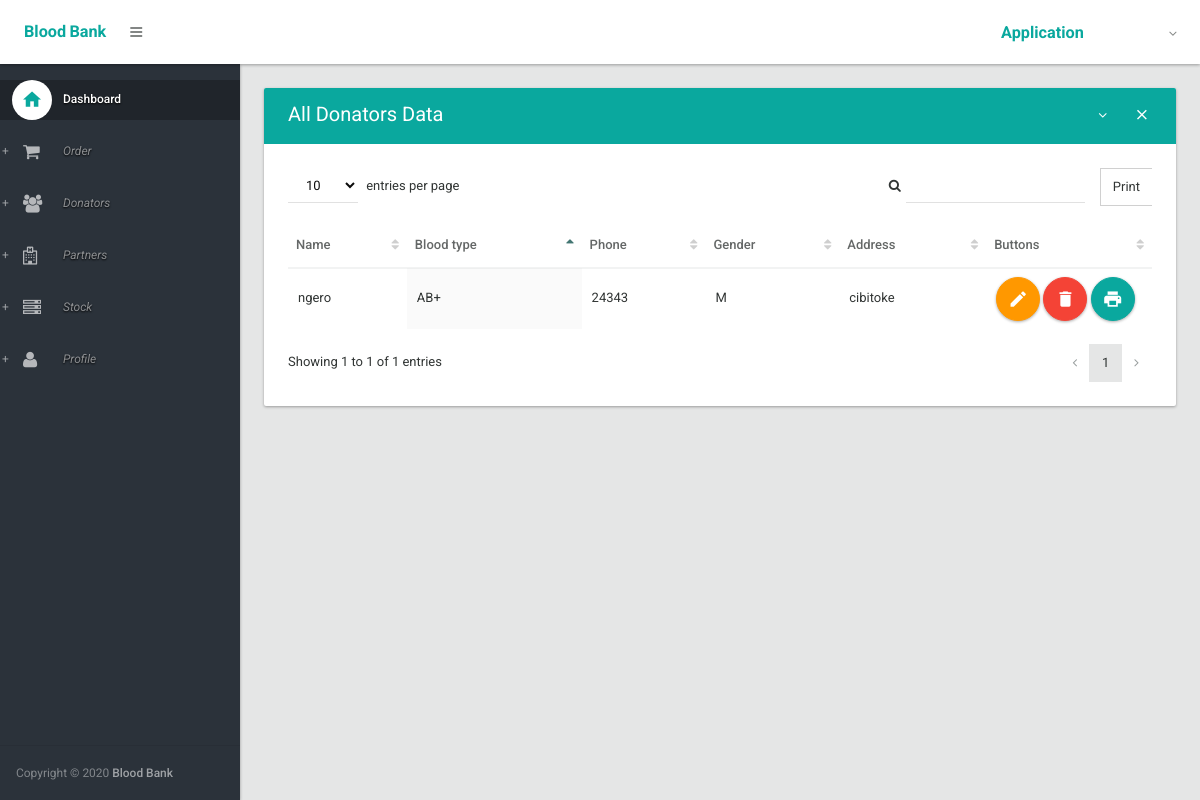
Screenshot of /donator_list/ with the database file from the repository.
### blood/models.py (models this page shows, shortened)
class Donors(models.Model):
    GENRE_CHOICES= [
    ('M', 'Male'),
    ('F', 'Female'),
    ]
    name = models.CharField(max_length=30)
    blood_type = models.ForeignKey(Blood, null=True, on_delete= models.SET_NULL)
    phone = models.CharField(max_length=30)
    gender = models.CharField(max_length=10, choices=GENRE_CHOICES)
    address = models.CharField(max_length=30)

class Blood(models.Model):
    name = models.CharField(max_length=30)
    def __str__(self):
        return self.name

### blood/views.py (the view)
# urls.py: path('donator_list/', DonorListView.as_view(), name='donor_list'),
class DonorListView(ListView):
    template_name = 'donor_list.html'
    model = Donors

### blood/templates/donor_list.html (shortened to what this page needs)
{% extends 'layout.html' %}
{% block body %}
<section>
    <div class="section-body">
        <div class="row">
            <div class="col-lg-12">
                <div class="card">
                    <div class="card-head style-primary">
                        <header>All Donators Data</header>
                        <div class="tools">
                            <a class="btn btn-icon-toggle btn-collapse"><i class="fa fa-angle-down"></i></a>
                            <a class="btn btn-icon-toggle btn-close"><i class="md md-close"></i></a>
                        </div>
                    </div>
                    <div class="card-body">
                        <div class="table-responsive">
                            <table id="datatable2" class="table order-column hover">
                                <thead>
                                    <tr>
                                        <th>Name</th>
                                        <th>Blood type</th>
                                        <th>Phone</th>
                                        <th>Gender</th>
                                        <th>Address</th>
                                        <th width="150px">Buttons</th>
                                    </tr>
                                </thead>
                                <tbody>
                                    {% for donator in object_list %}
                                        <tr class="gradeX">
                                            <td>{{ donator.name }}</td>
                                            <td>{{ donator.blood_type }}</td>
                                            <td>{{ donator.phone }}</td>
                                            <td>{{ donator.gender }}</td>
                                            <td>{{ donator.address }}</td>
                                            <td>
                                                <a href="{% url 'donor_update' donator.id %}" class="btn ink-reaction btn-floating-action btn-warning"><i class="md md-edit"></i> </a>
                                               <a href="{% url 'donor_delete' donator.id %}" class="btn ink-reaction btn-floating-action btn-danger"><i class="md md-delete"></i> </a>
                                                <a href="#" class="btn ink-reaction btn-floating-action btn-primary"><i class="md md-print"></i> </a>
                                            </td>
                                        </tr>
                                    {% endfor %}
                                </tbody>
                            </table>
                        </div>
                    </div>
                </div>
            </div>
        </div>
    </div>
</section>
                {% endblock %}

### rows the page displays
Donors: name "ngero", blood_type "AB+", phone "24343", gender "M", address "cibitoke"
